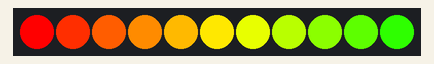
Bench run of a sketch on a simulated Arduino Uno, built with avr-gcc and run on an emulated ATmega328P. On the bench: 11 RGB LEDs in strip order, left to right. Random numbers use the default seed unless the sketch sets one.

Above: at 0.12 s.
At 4.1 s:
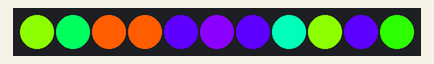
At 9.65 s:
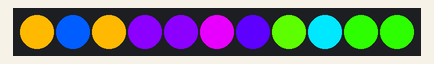
At 15.42 s:
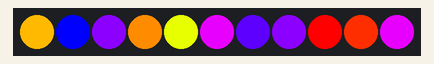
At 26.6 s:
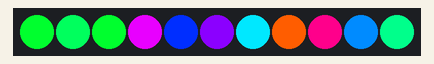
At 39.75 s:
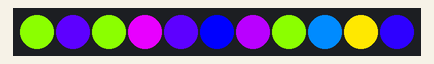

The sketch:

NeopixelHue_Standalone.ino
```cpp
#include <Adafruit_NeoPixel.h>

#define PIN 1
#define NUMPIXELS 11
#define MULTIPLY 3
#define DELAYVAL 250

Adafruit_NeoPixel pixels(NUMPIXELS, PIN, NEO_GRB + NEO_KHZ800);
uint32_t rgbcolors[NUMPIXELS * MULTIPLY];

void setup()
{
  pixels.begin();
  // pixels.clear();

  for (int i = 0; i < NUMPIXELS * MULTIPLY; i++)
  {
    int hue = map(i, 0, NUMPIXELS * MULTIPLY, 0, 65536);
    rgbcolors[i] = pixels.ColorHSV(hue);
  }

  for (int i = 0; i < NUMPIXELS; i++)
  {
    pixels.setPixelColor(i, rgbcolors[i]);
  }
  pixels.show();
}

void loop()
{
  // for (int i = 0; i < NUMPIXELS; i++)
  // {
  //   pixels.setPixelColor(i, rgbcolors[(uint32_t)random(0, NUMPIXELS)]);
  //   delay(DELAYVAL);
  //   pixels.show();
  // }

  pixels.setPixelColor((int)random(0, NUMPIXELS), rgbcolors[(uint32_t)random(0, (NUMPIXELS * MULTIPLY) - 1)]);
  delay(DELAYVAL);
  pixels.show();

  // for (int step = 0; step < MULTIPLY; step++)
  // {
  //   for (int i = 0; i < NUMPIXELS; i++)
  //   {
  //     pixels.setPixelColor(i, rgbcolors[i * step]);
  //     delay(DELAYVAL);
  //     pixels.show();
  //   }
  // }

  // for(int i = 0; i < NUMPIXELS * 2; i++)
  // {
  //   int hue = map(i, 0, NUMPIXELS * 2, 0, 65536);
  //   uint32_t rgbcolor = pixels.ColorHSV(hue);
  //   if (i > NUMPIXELS) {
  //     pixels.setPixelColor(i - NUMPIXELS, rgbcolor);
  //
  //   } else {
  //     pixels.setPixelColor(i, rgbcolor);
  //
  //   }
  //   delay(DELAYVAL);
  //   pixels.show();
  // }
}
```

Measured:
- what the display in image 1 shows lasts 0.5 s, from 4.0 s to 4.5 s
